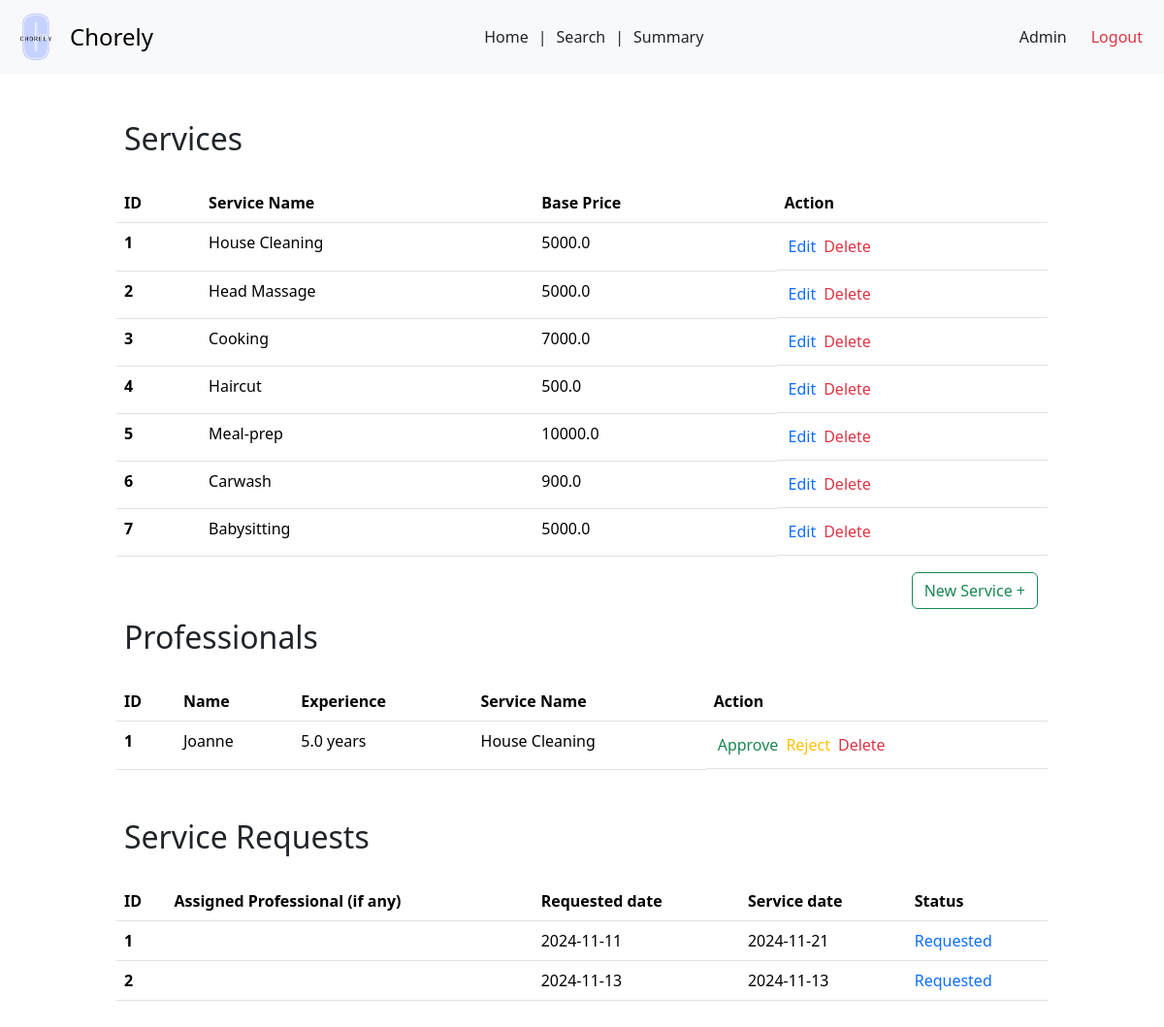
/admin, run on an earlier commit of the app's database.
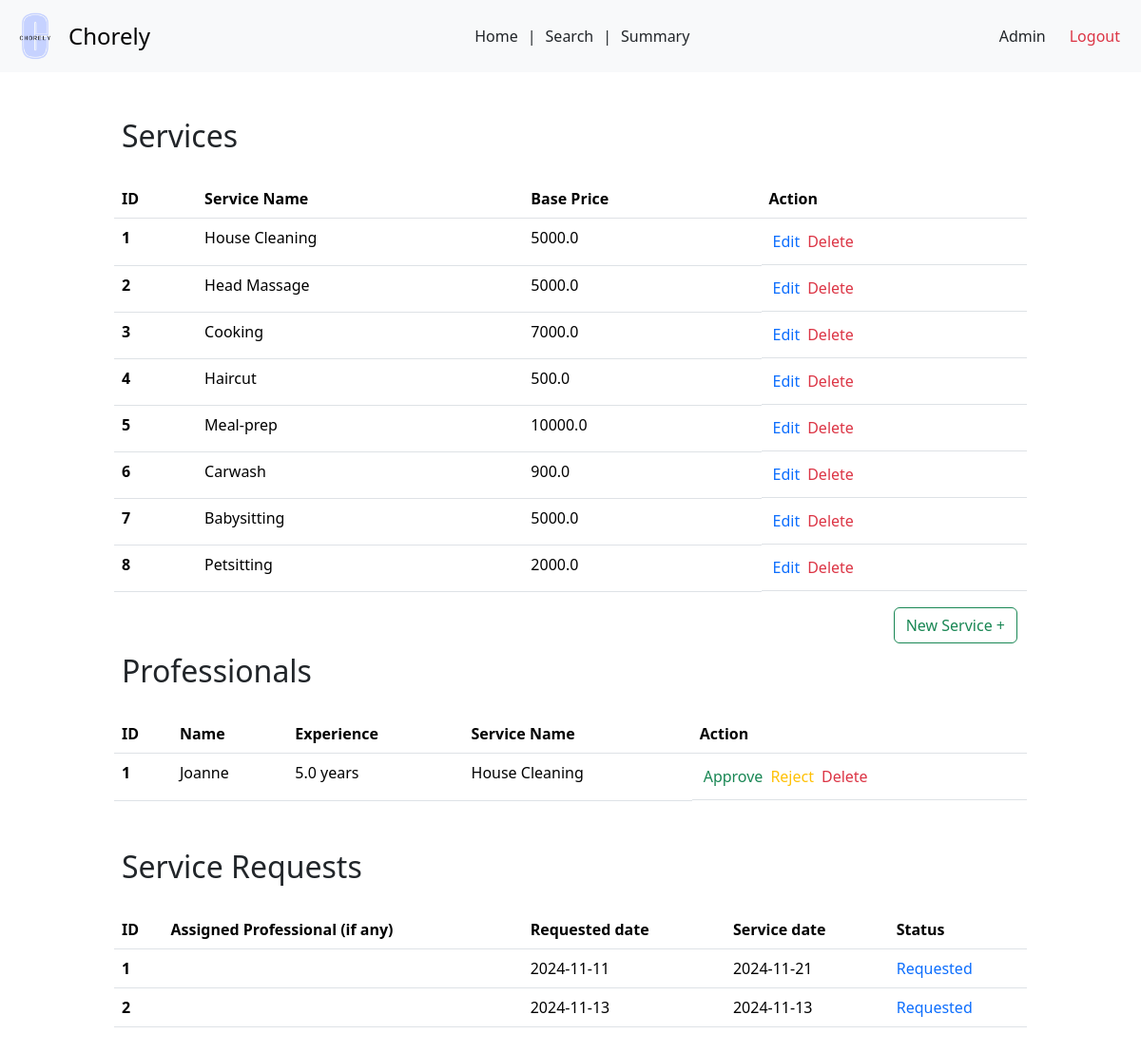
And on a later commit of the database.
### backend/models.py (models this page shows)
class Services(db.Model):
    __tablename__ = 'Services'
    service_id = db.Column(db.Integer, primary_key=True, autoincrement=True)
    name = db.Column(db.String, nullable=False)
    description = db.Column(db.String)
    base_price = db.Column(db.Float, nullable=False)
    time_required = db.Column(db.Integer)
    category = db.Column(db.String)
    service_professionals = db.relationship('ServiceProfessionals', backref='service')
    service_requests = db.relationship('ServiceRequests', backref='service')

class ServiceProfessionals(db.Model):
    __tablename__ = 'ServiceProfessionals'
    professional_id = db.Column(db.Integer, primary_key=True, autoincrement=True)
    user_id = db.Column(db.Integer, db.ForeignKey('Users.user_id'), unique=True, nullable=False)
    service_id = db.Column(db.Integer, db.ForeignKey('Services.service_id'), nullable=False)
    experience_years = db.Column(db.Integer)
    profile_verified = db.Column(db.Boolean, default=False)
    name = db.Column(db.String, nullable = False)
    phone = db.Column(db.String)
    address = db.Column(db.String)
    pin_code = db.Column(db.String)
    service_requests = db.relationship('ServiceRequests', backref='professional')

class ServiceRequests(db.Model):
    __tablename__ = 'ServiceRequests'
    request_id = db.Column(db.Integer, primary_key=True, autoincrement=True)
    service_id = db.Column(db.Integer, db.ForeignKey('Services.service_id'), nullable=False)
    customer_id = db.Column(db.Integer, db.ForeignKey('Customers.customer_id'), nullable=False)
    professional_id = db.Column(db.Integer, db.ForeignKey('ServiceProfessionals.professional_id'))
    requested_service_date = db.Column(db.Date, default=date.today())
    date_of_request = db.Column(db.Date, default=date.today())
    date_of_completion = db.Column(db.Date)
    service_status = db.Column(db.String, default='requested')
    additional_requests = db.Column(db.String)
    remarks = db.Column(db.String)
    rating = db.Column(db.Float)

### backend/adminController.py (the view)
@app.route('/admin')
def admin_dash():
  services = Services.query.all()
  professionals = ServiceProfessionals.query.all()
  service_requests = ServiceRequests.query.all()
  return render_template('admin-dash.html', services = services, professionals = professionals, service_requests = service_requests)

### templates/admin-dash.html (shortened to what this page needs)
<!DOCTYPE html>
<html lang="en">
<head>
  <link href="https://cdn.jsdelivr.net/npm/bootstrap@5.3.3/dist/css/bootstrap.min.css" rel="stylesheet">
  <link rel="stylesheet" href="{{ url_for('static', filename = 'prof-dash.css')}}">
  <link rel="stylesheet" href="{{ url_for('static', filename = 'navbar.css')}}">
</head>
<body>
  <nav class="navbar bg-body-tertiary">
    <div class="container-fluid">
      <a class="navbar-brand d-flex align-items-center" href="#" style="text-decoration: none;">
        <img src="{{ url_for('static', filename = 'logo.png')}}" alt="Chorely Logo" width="50" height="50" id="logo">
        <span style="font-size: 1.5rem;">Chorely</span>
      </a>
      <div style="display: flex;">
        <a class="nav-link active" aria-current="page" href="#">Home</a>
        |
        <a class="nav-link" href="#">Search</a>
        |
        <a class="nav-link" href="#">Summary</a>
      </div>
      <div class="d-flex text text-end">
        <a class="nav-link" href="#">Admin</a>
        <a class="nav-link text-danger" href="/userlogin">Logout</a>
      </div>
    </div>
  </nav>
  <div id="main">
    <div id="canvas">
      <br>
      <h2 class="headings">Services</h2><br>
      {% if services|length==0 %}
        <div class="text text-center">
          <h5 class="headings">There are no created services</h5>
        </div>
      {% else %}
        <div>
          <table class="table">
            <thead>
              <tr>
                <th scope="col">ID</th>
                <th scope="col">Service Name</th>
                <th scope="col">Base Price</th>
                <th scope="col">Action</th>
              </tr>
            </thead>
            <tbody>
              {% for service in services %}
                <tr>
                  <th scope="row">{{ loop.index }}</th>
                  <td>{{service.name}}</td>
                  <td>{{ service.base_price }}</td>
                  <td class="d-flex"><a href="#" class="nav-link text-primary accept-btn" >Edit</a><a href="#" class="nav-link text-danger reject-btn">Delete</a> </td>
                </tr>
              {% endfor %}
            </tbody>
          </table>
        </div>
      {% endif %}
      <div class="text text-end">
        <a href="/service/create"><button class="btn btn-outline-success">New Service +</button></a>
      </div>
      <h2 class="headings">Professionals</h2><br>
      {% if professionals|length ==0 %}
        <div class="text text-center mt-3 mb-3">
          <h5 class="headings">No Registered Professionals</h5>
        </div>
      {% else %}
        <div>
          <table class="table">
            <thead>
              <tr>
                <th scope="col">ID</th>
                <th scope="col">Name</th>
                <th scope="col">Experience</th>
                <th scope="col">Service Name</th>
                <th scope="col">Action</th>
              </tr>
            </thead>
            <tbody>
              {% for pro in professionals %}
                <tr>
                  <th scope="row">{{loop.index}}</th>
                  <td>{{pro.name}}</td>
                  <td>{{pro.experience_years}} years</td>
                  {% for service in services %}
                    {% if service.service_id == pro.service_id %}
                      <td>{{ service.name }}</td>
                    {% endif %}
                  {% endfor %}
                  {% if pro.profile_verified==0 %}
                    <td class="d-flex"><a href="#" class="nav-link text-success accept-btn">Approve</a> <a href="#" class="nav-link text-warning reject-btn"> Reject</a><a href="#" class="nav-link text-danger reject-btn">Delete</a></td>
                  {% else %}
                    <td class="d-flex"><a href="#" class="nav-link text-danger reject-btn">Block</a></td>
                  {% endif %}
                </tr>
              {% endfor %}
            </tbody>
          </table>
        </div>
      {% endif %}
      <br>
      <h2 class="headings">Service Requests</h2><br>
      {% if service_requests|length ==0 %}
        <div class="text text-center mt-3 mb-3">
          <h5 class="headings">No Requests have been made</h5>
        </div>
      {% else %}
      <div>
        <table class="table">
          <thead>
            <tr>
              <th scope="col">ID</th>
              <th scope="col">Assigned Professional (if any)</th>
              <th scope="col">Requested date</th>
              <th scope="col">Service date</th>
              <th scope="col">Status</th>
            </tr>
          </thead>
          <tbody>
            {% for request in service_requests %}
              <tr>
                <th scope="row">{{ loop.index }}</th>
                <td>{{ request.professional.name }}</td>
                <td>{{ request.date_of_request }}</td>
                <td>{{ request.requested_service_date }}</td>
                <td class="text text-primary">{{ request.service_status | title }}</td>
              </tr>
            {% endfor %}
          </tbody>
        </table>
      </div>
      {% endif %}
</body>
</html>

### static/prof-dash.css (style rules this page uses)
* { margin: 0px; }
#main, #canvas { margin-top: 90px; border: 2px none black; }
#canvas { width: 80%; margin: auto; height: max-content; padding-bottom: 100px; }
.headings { margin: 3px; padding-left: 5px; margin-top: 10px; }
td a { margin: 4px; }

### static/navbar.css (style rules this page uses)
#logo { object-fit: contain ; margin-right: 10px; filter: brightness(1.1) contrast(1.1) saturate(1.2); filter: contrast(100%); }
.text-end { margin-right: 10px; }
.navbar { position: fixed; background-color: white; top: 0; left: 0; right: 0; height: max-content; z-index: 1000; }

What changed in the data, as far as the page shows it:
added Services: name "Petsitting", base_price "2000.0", shown under "Services"
